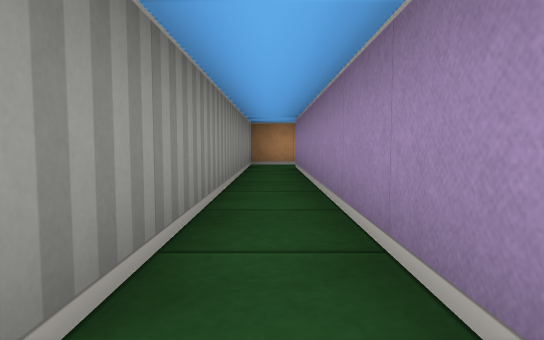
View 1 (above)

21 first-person views from a walk through a cub3D ray-caster map. The camera is about half as high as the walls, tilts 4° down and sees 75° across. The floor is counted in squares. Each view is taken from the middle of a square. On the plan, view 1 faces up. The plan holds only what a view shows up to about 9 squares ahead; the rest is blank.

View 2
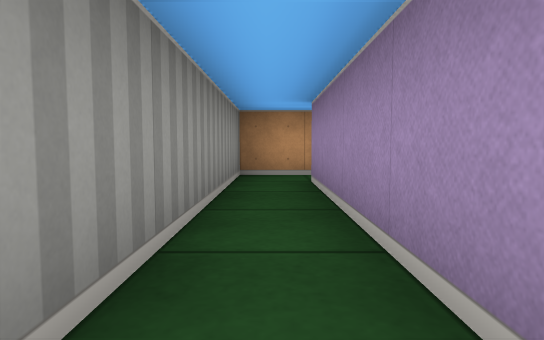

View 3
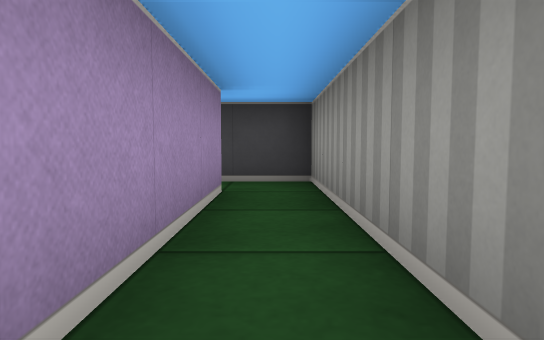

View 4
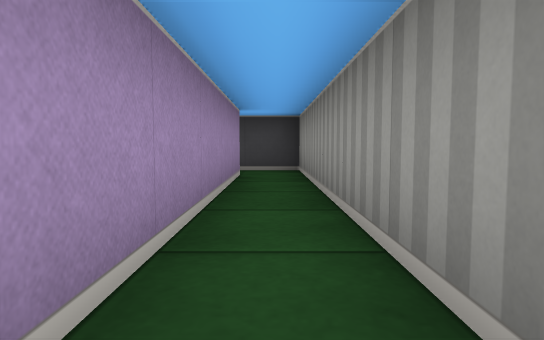

View 5
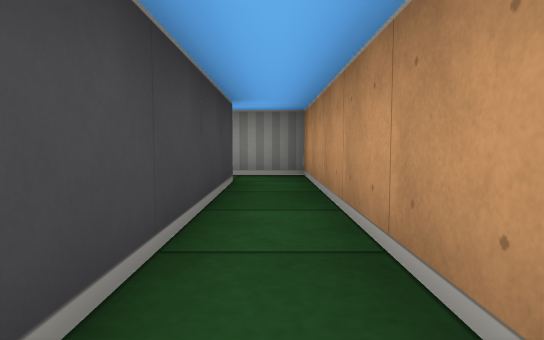

View 6
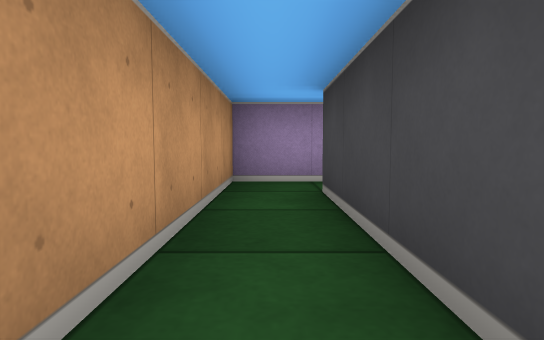

View 7
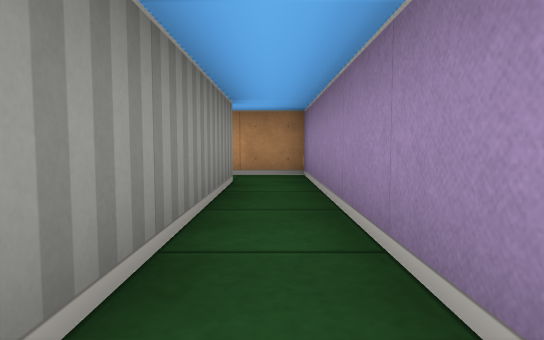

View 8
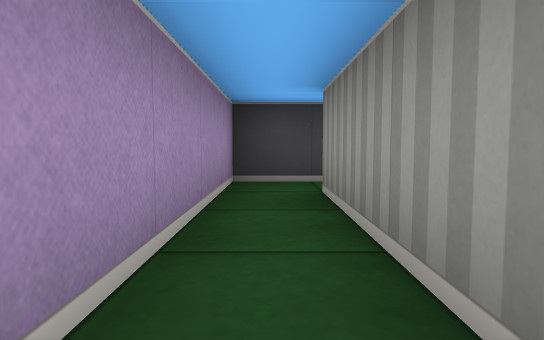

View 9
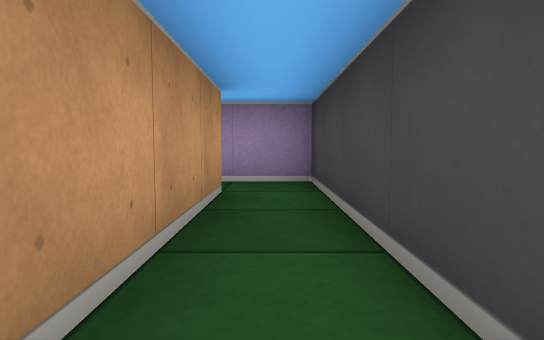

View 10
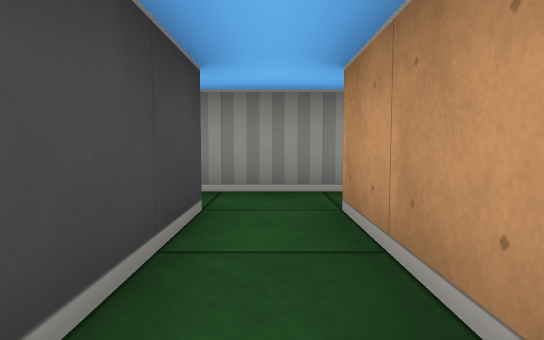

View 11
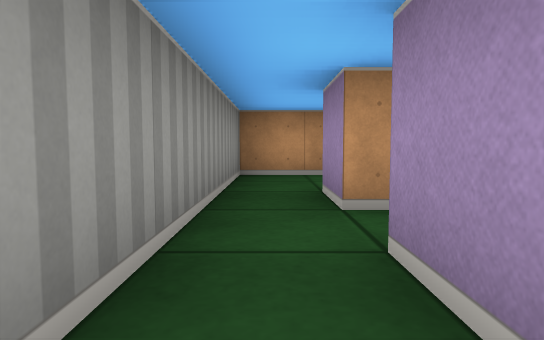

View 12
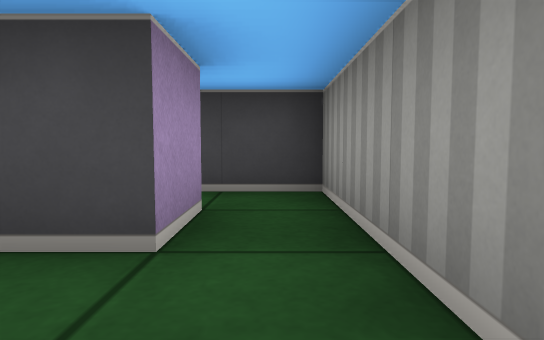

View 13
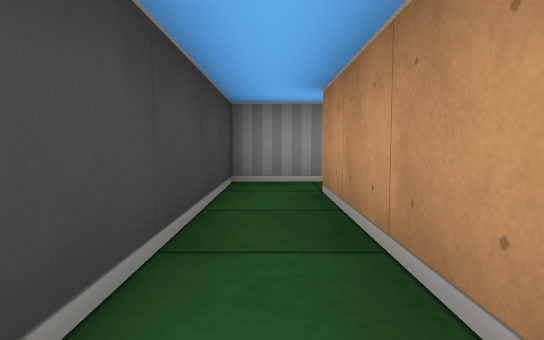

View 14
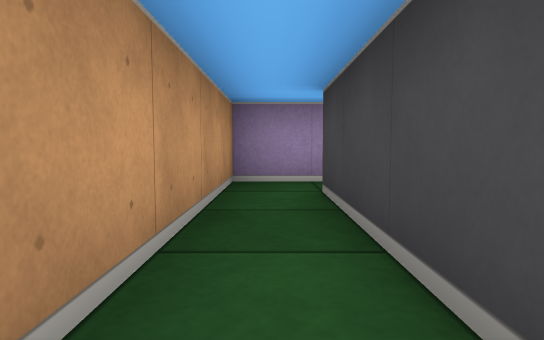

View 15
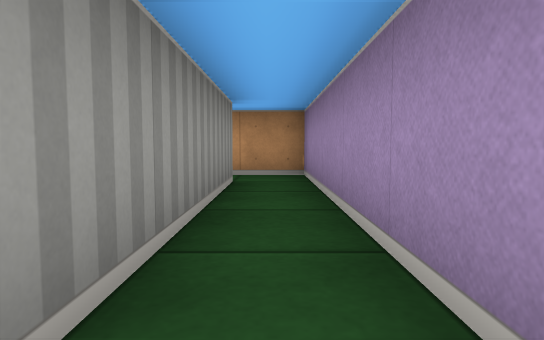

View 16
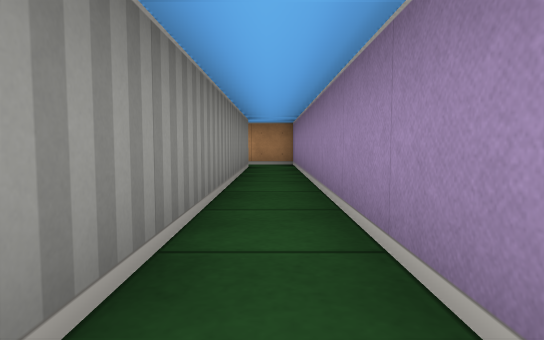

View 17
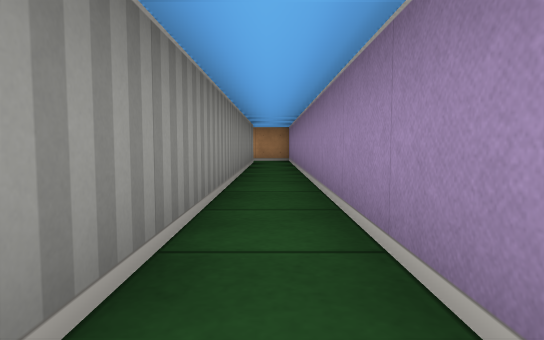

View 18
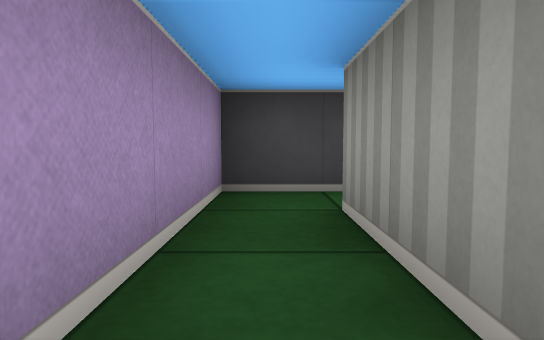

View 19
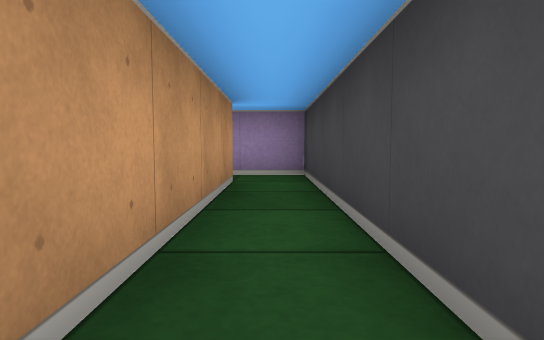

View 20
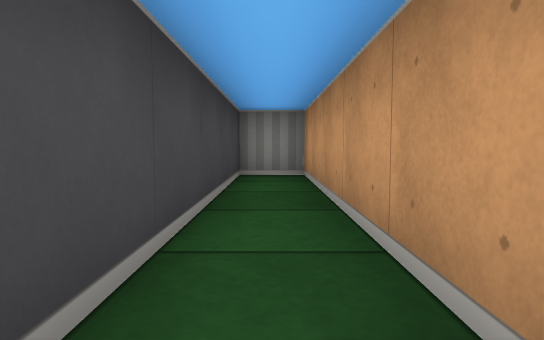

View 21
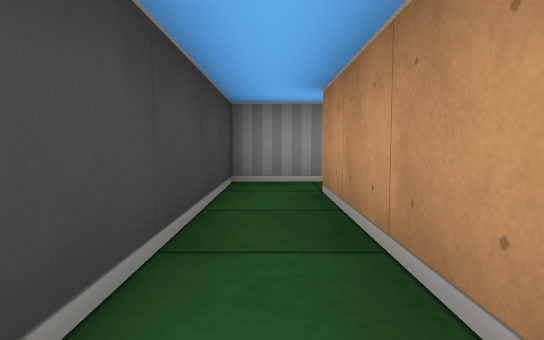

### Floor plan
Ten units are one square. View 1 is at (0, 0); x grows to the right and y downward. Boxes are objects, and circles mark ways between rooms. Rooms are numbered by the first view taken in them; rooms with no view inside come last. Other rooms are left out.
<svg viewBox="-10 -90 80 190">
<path fill="none" stroke="#000" d="M5 5 5 -75M5 -85 -5 -85 -5 5M5 -75 55 -75 55 -35M65 -35 65 -85 5 -85M25 -15 25 -25 65 -25 65 -35M15 -45 15 -15M55 -35 25 -35 25 -45M15 -15 15 -5 55 -5 55 85M65 85 65 -15 25 -15M55 85 -5 85 -5 95 65 95 65 85M34 5 5 5M-5 5 -5 15 34 15M29 -65 15 -65 15 -45"/>
<circle cx="10" cy="-80" r="3" fill="#2a7"/>
<circle cx="0" cy="10" r="3" fill="#2a7"/>
<circle cx="60" cy="-40" r="3" fill="#2a7"/>
<circle cx="20" cy="-20" r="3" fill="#2a7"/>
<circle cx="20" cy="-40" r="3" fill="#2a7"/>
<circle cx="60" cy="80" r="3" fill="#2a7"/>
<text x="0" y="-40">1</text>
<text x="40" y="-80">2</text>
<text x="30" y="-30">3</text>
<text x="60" y="20">4</text>
<text x="30" y="90">5</text>
<text x="40" y="20">6</text>
<text x="30" y="-60">7</text>
</svg>
Room 1 opens to room 2. Room 1 opens to room 6. Room 2 opens to room 3. Room 3 opens to room 4. Room 3 opens to room 7. Room 4 opens to room 5.

Where each view was taken, in squares from view 1:
view 1: 0 up, 0 right, facing up
view 2: 3 up, 0 right, facing up
view 3: 3 up, 0 right, facing down
view 4: 5 up, 0 right, facing down
view 5: 8 up, 5 right, facing left
view 6: 8 up, 2 right, facing right
view 7: 3 up, 6 right, facing up
view 8: 7 up, 6 right, facing down
view 9: 3 up, 2 right, facing right
view 10: 3 up, 5 right, facing left
view 11: 1 up, 2 right, facing up
view 12: 4 up, 2 right, facing down
view 13: 1 up, 6 right, facing left
view 14: 1 up, 2 right, facing right
view 15: 4 down, 6 right, facing up
view 16: 7 down, 6 right, facing up
view 17: 9 down, 6 right, facing up
view 18: 6 down, 6 right, facing down
view 19: 9 down, 1 right, facing right
view 20: 9 down, 5 right, facing left
view 21: 1 down, 4 right, facing left
